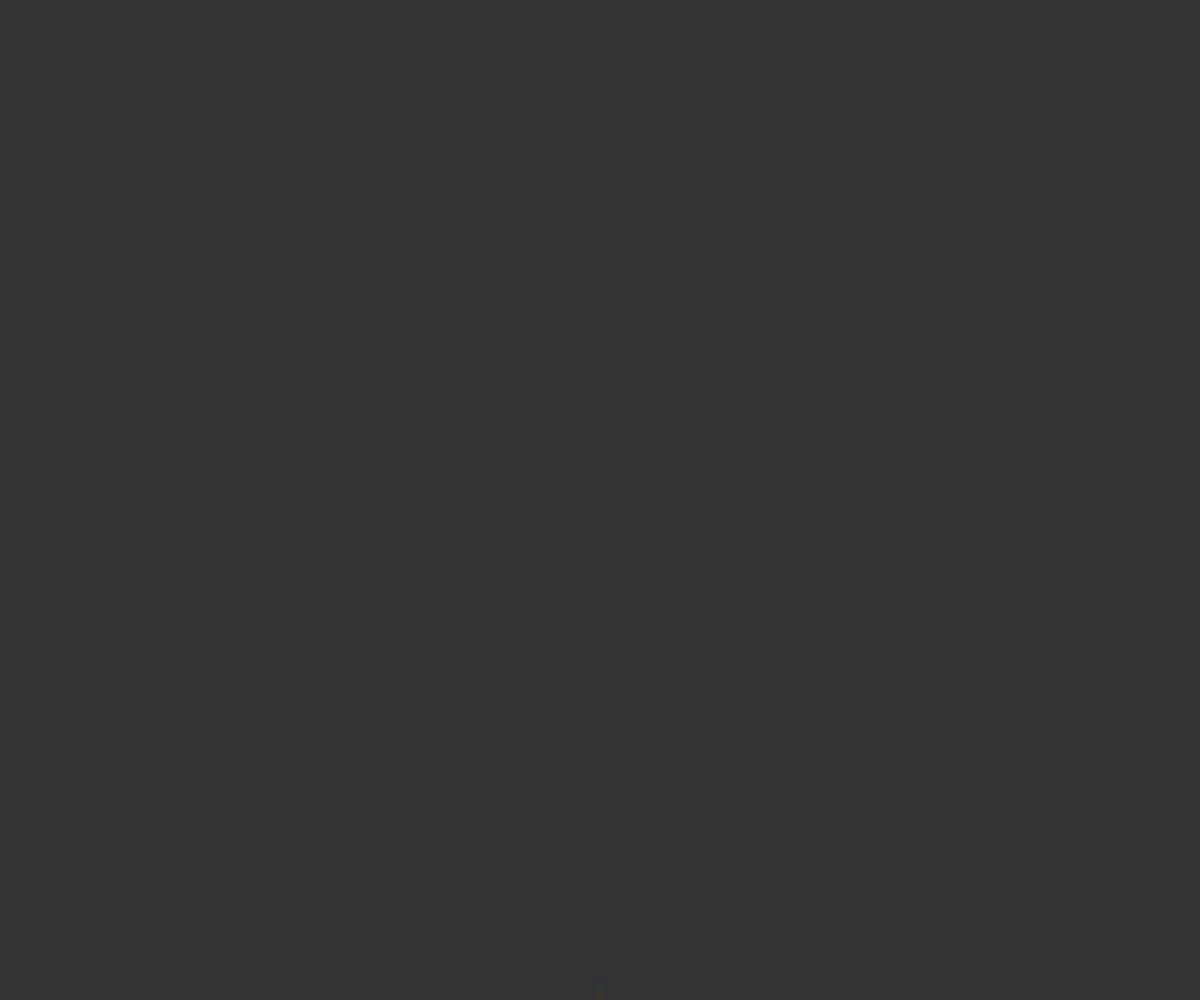
Frame 1 (no input)
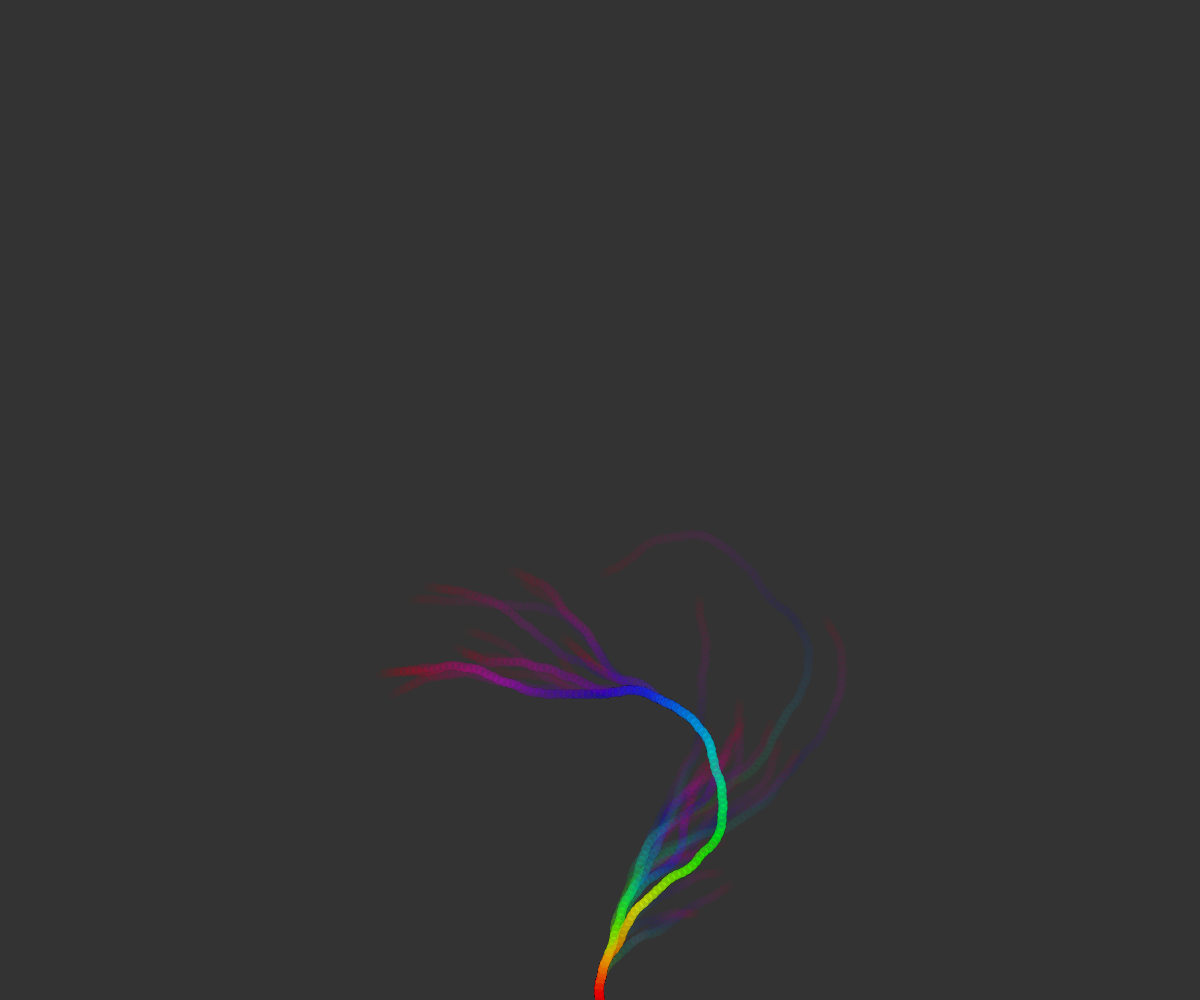
Frame 60 (no input)
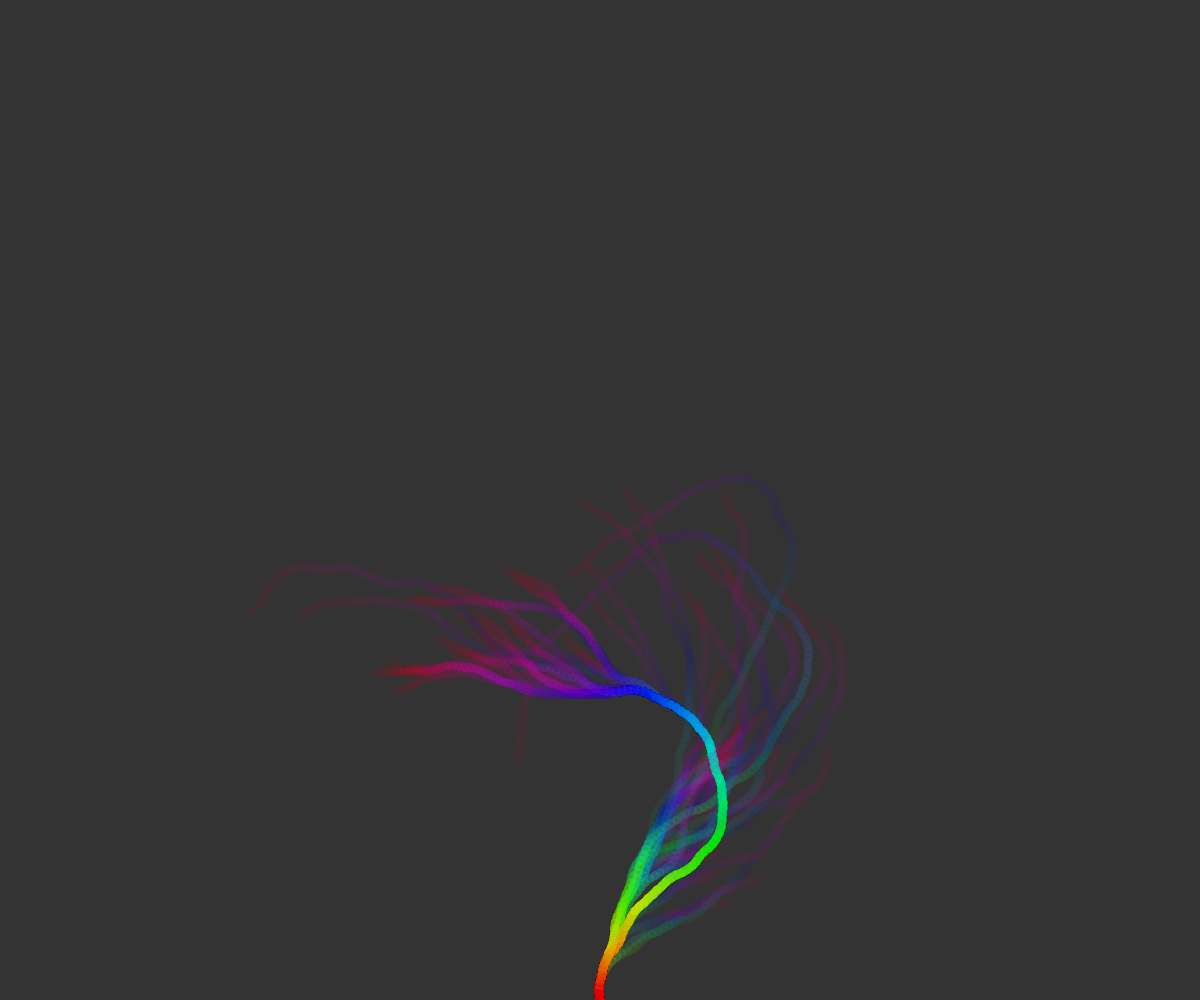
Frame 120 (the mouse pressed at the canvas centre since frame 60)

The p5.js sketch that drew these frames (run headless with seeded random() and noise() and a simulated clock; from frame 60 on, the mouse is pressed at the canvas centre):

// p5.js sketch
// ── sketch.js
// fork of:
//   https://editor.p5js.org/codingtrain/sketches/XjLDE7gu6
//   by Daniel Shiffman
//   https://thecodingtrain.com/CodingInTheCabana/002-collatz-conjecture.html
//   https://youtu.be/EYLWxwo1Ed8

let start = 1;
let reset = start;
let angle = 0.15; // changed from 0.15
let inc = 300;
let len;
let sw;

function setup() {
	createCanvas(innerWidth, innerHeight);
	background(51);
	colorMode(HSB, 1, 1, 1, 1);
	frameRate(60);
	let minDimension = min(width, height);

	sw = map(minDimension, 450, 1500, 2, 7);
	strokeWeight(sw * 2); // changed from 2

	len = map(minDimension, 450, 1500, 3, 9); // changed from 5
}

function draw() {
	let sequence = [];
	let n = start;
	do {
		sequence.push(n);
		n = collatz(n);
	} while (n != 1);
	sequence.push(1);
	sequence.reverse();

	resetMatrix();
	translate(width / 2, height);
	for (let j = 0; j < sequence.length; j++) {
		let value = sequence[j];
		if (value % 2 == 0) {
			rotate(angle);
		} else {
			rotate(-angle);
		}
		stroke(j / sequence.length, 1, 1, 0.03); // alpha changed from 0.04
		line(0, 0, 0, -len);
		translate(0, -len);
	}
	start += inc;

	// reset the starting number before it gets too large
	if (start > 50000) {
		reset++;
		start = reset;
	}
}

function collatz(n) {
	// even
	if (n % 2 == 0) {
		return n / 2;
		// odd
	} else {
		return (n * 3 + 1) / 2;
	}
}
